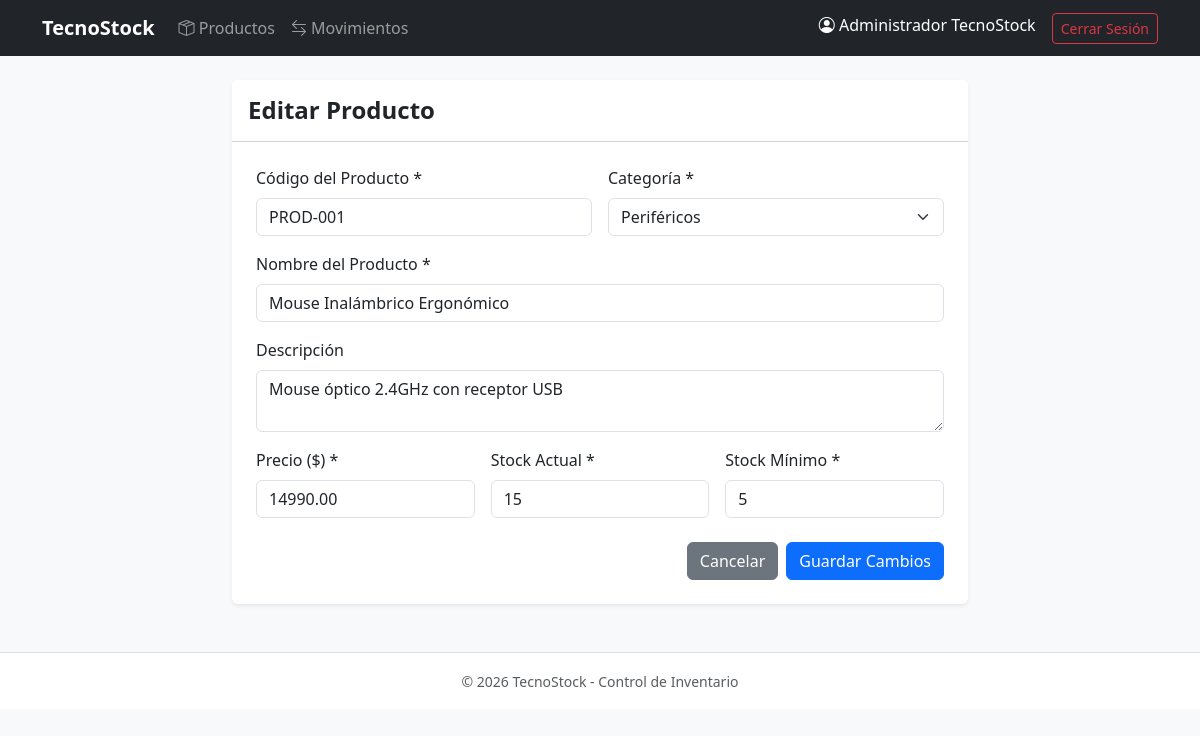
The page /producto_form.php?id=1 (signed in) on the database its author committed.
### tables this page shows
CREATE TABLE productos (
    id_producto INT AUTO_INCREMENT PRIMARY KEY,
    codigo VARCHAR(50) NOT NULL UNIQUE,
    nombre VARCHAR(150) NOT NULL,
    descripcion TEXT,
    precio DECIMAL(10,2) NOT NULL CHECK (precio >= 0),
    stock_actual INT NOT NULL DEFAULT 0 CHECK (stock_actual >= 0),
    stock_minimo INT NOT NULL DEFAULT 0 CHECK (stock_minimo >= 0),
    estado TINYINT(1) DEFAULT 1,
    id_categoria INT NOT NULL,
    CONSTRAINT fk_productos_categoria FOREIGN KEY (id_categoria) 
        REFERENCES categorias(id_categoria) ON UPDATE CASCADE ON DELETE RESTRICT
);

CREATE TABLE categorias (
    id_categoria INT AUTO_INCREMENT PRIMARY KEY,
    nombre VARCHAR(100) NOT NULL UNIQUE,
    descripcion TEXT,
    estado TINYINT(1) DEFAULT 1
);

### producto_form.php (the view, shortened to what this page needs)
<?php
require_once 'config/conexion.php';
$stmtCat = $pdo->query("SELECT id_categoria, nombre FROM categorias WHERE estado = 1 ORDER BY nombre ASC");
$categorias = $stmtCat->fetchAll();
$id_producto = $_GET['id'] ?? null;
$es_edicion  = !empty($id_producto);
$codigo       = '';
$nombre       = '';
$descripcion  = '';
$precio       = '';
$stock_actual = '0';
$stock_minimo = '0';
$id_categoria = '';
if ($es_edicion && $_SERVER['REQUEST_METHOD'] !== 'POST') {
    $stmt = $pdo->prepare("SELECT * FROM productos WHERE id_producto = :id");
    $stmt->execute(['id' => $id_producto]);
    $producto = $stmt->fetch();
    $codigo       = $producto['codigo'];
    $nombre       = $producto['nombre'];
    $descripcion  = $producto['descripcion'];
    $precio       = $producto['precio'];
    $stock_actual = $producto['stock_actual'];
    $stock_minimo = $producto['stock_minimo'];
    $id_categoria = $producto['id_categoria'];
}
require_once 'includes/header.php';
?>
<div class="row justify-content-center">
    <div class="col-md-8">
        <div class="card shadow-sm border-0">
            <div class="card-header bg-white py-3">
                <h4 class="card-title mb-0 fw-bold"><?= $es_edicion ? 'Editar Producto' : 'Registrar Nuevo Producto' ?></h4>
            </div>
            <div class="card-body p-4">
                <form method="POST" id="formProducto" novalidate>
                    <div class="row g-3 mb-3">
                        <div class="col-md-6">
                            <label for="codigo" class="form-label">Código del Producto *</label>
                            <input type="text" class="form-control" id="codigo" name="codigo" required value="<?= htmlspecialchars($codigo) ?>">
                        </div>
                        <div class="col-md-6">
                            <label for="id_categoria" class="form-label">Categoría *</label>
                            <select class="form-select" id="id_categoria" name="id_categoria" required>
                                <?php foreach ($categorias as $cat): ?>
                                    <option value="<?= $cat['id_categoria'] ?>" <?= ($id_categoria == $cat['id_categoria']) ? 'selected' : '' ?>>
                                        <?= htmlspecialchars($cat['nombre']) ?>
                                    </option>
                                <?php endforeach; ?>
                            </select>
                        </div>
                    </div>
                    <div class="mb-3">
                        <label for="nombre" class="form-label">Nombre del Producto *</label>
                        <input type="text" class="form-control" id="nombre" name="nombre" required value="<?= htmlspecialchars($nombre) ?>">
                    </div>
                    <div class="mb-3">
                        <label for="descripcion" class="form-label">Descripción</label>
                        <textarea class="form-control" id="descripcion" name="descripcion" rows="2"><?= htmlspecialchars($descripcion) ?></textarea>
                    </div>
                    <div class="row g-3 mb-4">
                        <div class="col-md-4">
                            <label for="precio" class="form-label">Precio ($) *</label>
                            <input type="number" step="0.01" min="0" class="form-control" id="precio" name="precio" required value="<?= htmlspecialchars($precio) ?>">
                        </div>
                        <div class="col-md-4">
                            <label for="stock_actual" class="form-label">Stock Actual *</label>
                            <input type="number" min="0" class="form-control" id="stock_actual" name="stock_actual" required value="<?= htmlspecialchars($stock_actual) ?>">
                        </div>
                        <div class="col-md-4">
                            <label for="stock_minimo" class="form-label">Stock Mínimo *</label>
                            <input type="number" min="0" class="form-control" id="stock_minimo" name="stock_minimo" required value="<?= htmlspecialchars($stock_minimo) ?>">
                        </div>
                    </div>
                    <div class="d-flex justify-content-end gap-2">
                        <a href="productos.php" class="btn btn-secondary">Cancelar</a>
                        <button type="submit" class="btn btn-primary"><?= $es_edicion ? 'Guardar Cambios' : 'Registrar Producto' ?></button>
                    </div>
                </form>
            </div>
        </div>
    </div>
</div>
<?php require_once 'includes/footer.php'; ?>

### rows shown on the page
productos: codigo "PROD-001", id_categoria "Periféricos", nombre "Mouse Inalámbrico Ergonómico", descripcion "Mouse óptico 2.4GHz con receptor USB", precio "14990.00", stock_actual "15", stock_minimo "5"

### other values the page prints
$_SESSION['usuario_nombre'] "Administrador TecnoStock"
